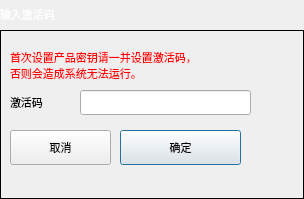
<?xml version="1.0" encoding="UTF-8"?>
<ui version="4.0">
 <class>xMessageBoxActive</class>
 <widget class="QDialog" name="xMessageBoxActive">
  <property name="geometry">
   <rect>
    <x>0</x>
    <y>0</y>
    <width>304</width>
    <height>199</height>
   </rect>
  </property>
  <property name="sizePolicy">
   <sizepolicy hsizetype="Expanding" vsizetype="Minimum">
    <horstretch>0</horstretch>
    <verstretch>0</verstretch>
   </sizepolicy>
  </property>
  <property name="maximumSize">
   <size>
    <width>800</width>
    <height>480</height>
   </size>
  </property>
  <property name="font">
   <font>
    <family>微软雅黑</family>
    <pointsize>8</pointsize>
    <weight>50</weight>
    <bold>false</bold>
   </font>
  </property>
  <property name="windowTitle">
   <string notr="true">模态消息框</string>
  </property>
  <property name="windowOpacity">
   <double>1.000000000000000</double>
  </property>
  <property name="styleSheet">
   <string notr="true"/>
  </property>
  <property name="modal">
   <bool>false</bool>
  </property>
  <layout class="QVBoxLayout" name="verticalLayoutDialog">
   <property name="spacing">
    <number>0</number>
   </property>
   <property name="sizeConstraint">
    <enum>QLayout::SetMinAndMaxSize</enum>
   </property>
   <property name="margin">
    <number>0</number>
   </property>
   <item>
    <widget class="QFrame" name="frameTitle">
     <property name="sizePolicy">
      <sizepolicy hsizetype="Preferred" vsizetype="Fixed">
       <horstretch>0</horstretch>
       <verstretch>0</verstretch>
      </sizepolicy>
     </property>
     <property name="minimumSize">
      <size>
       <width>0</width>
       <height>30</height>
      </size>
     </property>
     <property name="maximumSize">
      <size>
       <width>16777215</width>
       <height>30</height>
      </size>
     </property>
     <property name="styleSheet">
      <string notr="true">QFrame#frameTitle
{
	background-color: transparent;
	border-image: url(:/img/widget/DialogTitle.png) 0 12 0 12;
	border-left: 12px transparent;
	border-right: 12px transparent;
}
</string>
     </property>
     <property name="frameShape">
      <enum>QFrame::NoFrame</enum>
     </property>
     <property name="frameShadow">
      <enum>QFrame::Raised</enum>
     </property>
     <layout class="QHBoxLayout" name="horizontalLayoutTitle">
      <property name="spacing">
       <number>4</number>
      </property>
      <property name="sizeConstraint">
       <enum>QLayout::SetDefaultConstraint</enum>
      </property>
      <property name="margin">
       <number>0</number>
      </property>
      <item>
       <widget class="QLabel" name="labelTitle">
        <property name="sizePolicy">
         <sizepolicy hsizetype="Preferred" vsizetype="Fixed">
          <horstretch>0</horstretch>
          <verstretch>0</verstretch>
         </sizepolicy>
        </property>
        <property name="minimumSize">
         <size>
          <width>0</width>
          <height>25</height>
         </size>
        </property>
        <property name="maximumSize">
         <size>
          <width>16777215</width>
          <height>25</height>
         </size>
        </property>
        <property name="font">
         <font>
          <family>微软雅黑</family>
          <pointsize>8</pointsize>
          <weight>50</weight>
          <bold>false</bold>
         </font>
        </property>
        <property name="styleSheet">
         <string notr="true">QLabel#labelTitle
{
	color: white;
}</string>
        </property>
        <property name="frameShape">
         <enum>QFrame::NoFrame</enum>
        </property>
        <property name="text">
         <string notr="true">输入激活码</string>
        </property>
       </widget>
      </item>
     </layout>
    </widget>
   </item>
   <item>
    <widget class="QFrame" name="frameMainArea">
     <property name="sizePolicy">
      <sizepolicy hsizetype="Expanding" vsizetype="MinimumExpanding">
       <horstretch>0</horstretch>
       <verstretch>0</verstretch>
      </sizepolicy>
     </property>
     <property name="font">
      <font>
       <family>微软雅黑</family>
       <pointsize>8</pointsize>
      </font>
     </property>
     <property name="styleSheet">
      <string notr="true"/>
     </property>
     <property name="frameShape">
      <enum>QFrame::Panel</enum>
     </property>
     <property name="frameShadow">
      <enum>QFrame::Plain</enum>
     </property>
     <property name="IsMainArea" stdset="0">
      <bool>true</bool>
     </property>
     <widget class="QPushButton" name="BtnOK">
      <property name="geometry">
       <rect>
        <x>120</x>
        <y>100</y>
        <width>121</width>
        <height>35</height>
       </rect>
      </property>
      <property name="minimumSize">
       <size>
        <width>90</width>
        <height>35</height>
       </size>
      </property>
      <property name="maximumSize">
       <size>
        <width>180</width>
        <height>35</height>
       </size>
      </property>
      <property name="font">
       <font>
        <family>微软雅黑</family>
        <pointsize>8</pointsize>
        <weight>50</weight>
        <italic>false</italic>
        <bold>false</bold>
       </font>
      </property>
      <property name="styleSheet">
       <string notr="true"/>
      </property>
      <property name="text">
       <string>确定</string>
      </property>
     </widget>
     <widget class="QLabel" name="labelActive">
      <property name="geometry">
       <rect>
        <x>10</x>
        <y>60</y>
        <width>141</width>
        <height>25</height>
       </rect>
      </property>
      <property name="minimumSize">
       <size>
        <width>0</width>
        <height>25</height>
       </size>
      </property>
      <property name="maximumSize">
       <size>
        <width>16777215</width>
        <height>25</height>
       </size>
      </property>
      <property name="font">
       <font>
        <family>微软雅黑</family>
        <pointsize>8</pointsize>
        <weight>50</weight>
        <bold>false</bold>
       </font>
      </property>
      <property name="styleSheet">
       <string notr="true"/>
      </property>
      <property name="text">
       <string>激活码</string>
      </property>
     </widget>
     <widget class="xLineEdit" name="lineEditUpdateReg">
      <property name="geometry">
       <rect>
        <x>80</x>
        <y>60</y>
        <width>171</width>
        <height>25</height>
       </rect>
      </property>
      <property name="minimumSize">
       <size>
        <width>160</width>
        <height>25</height>
       </size>
      </property>
      <property name="maximumSize">
       <size>
        <width>16777215</width>
        <height>25</height>
       </size>
      </property>
      <property name="font">
       <font>
        <family>微软雅黑</family>
        <pointsize>8</pointsize>
        <weight>50</weight>
        <italic>false</italic>
        <bold>false</bold>
       </font>
      </property>
      <property name="maxLength">
       <number>16</number>
      </property>
     </widget>
     <widget class="QLabel" name="label">
      <property name="geometry">
       <rect>
        <x>10</x>
        <y>10</y>
        <width>261</width>
        <height>51</height>
       </rect>
      </property>
      <property name="font">
       <font>
        <family>微软雅黑</family>
        <pointsize>8</pointsize>
        <weight>50</weight>
        <bold>false</bold>
       </font>
      </property>
      <property name="styleSheet">
       <string notr="true">color: rgb(255, 0, 0);</string>
      </property>
      <property name="text">
       <string>首次设置产品密钥请一并设置激活码，
否则会造成系统无法运行。</string>
      </property>
     </widget>
     <widget class="QPushButton" name="BtnCancel">
      <property name="geometry">
       <rect>
        <x>10</x>
        <y>100</y>
        <width>101</width>
        <height>35</height>
       </rect>
      </property>
      <property name="minimumSize">
       <size>
        <width>90</width>
        <height>35</height>
       </size>
      </property>
      <property name="maximumSize">
       <size>
        <width>180</width>
        <height>35</height>
       </size>
      </property>
      <property name="font">
       <font>
        <family>微软雅黑</family>
        <pointsize>8</pointsize>
        <weight>50</weight>
        <italic>false</italic>
        <bold>false</bold>
       </font>
      </property>
      <property name="styleSheet">
       <string notr="true"/>
      </property>
      <property name="text">
       <string>取消</string>
      </property>
     </widget>
    </widget>
   </item>
  </layout>
 </widget>
 <customwidgets>
  <customwidget>
   <class>xLineEdit</class>
   <extends>QLineEdit</extends>
   <header>xlineedit.h</header>
   <slots>
    <signal>clicked()</signal>
   </slots>
  </customwidget>
 </customwidgets>
 <resources/>
 <connections>
  <connection>
   <sender>BtnOK</sender>
   <signal>clicked()</signal>
   <receiver>xMessageBoxActive</receiver>
   <slot>accept()</slot>
   <hints>
    <hint type="sourcelabel">
     <x>398</x>
     <y>298</y>
    </hint>
    <hint type="destinationlabel">
     <x>244</x>
     <y>169</y>
    </hint>
   </hints>
  </connection>
  <connection>
   <sender>lineEditUpdateReg</sender>
   <signal>clicked()</signal>
   <receiver>xMessageBoxActive</receiver>
   <slot>inputActive()</slot>
   <hints>
    <hint type="sourcelabel">
     <x>295</x>
     <y>148</y>
    </hint>
    <hint type="destinationlabel">
     <x>244</x>
     <y>169</y>
    </hint>
   </hints>
  </connection>
  <connection>
   <sender>BtnCancel</sender>
   <signal>clicked()</signal>
   <receiver>xMessageBoxActive</receiver>
   <slot>reject()</slot>
   <hints>
    <hint type="sourcelabel">
     <x>228</x>
     <y>238</y>
    </hint>
    <hint type="destinationlabel">
     <x>244</x>
     <y>169</y>
    </hint>
   </hints>
  </connection>
 </connections>
 <slots>
  <slot>BtnClicked()</slot>
  <slot>inputActive()</slot>
 </slots>
</ui>
